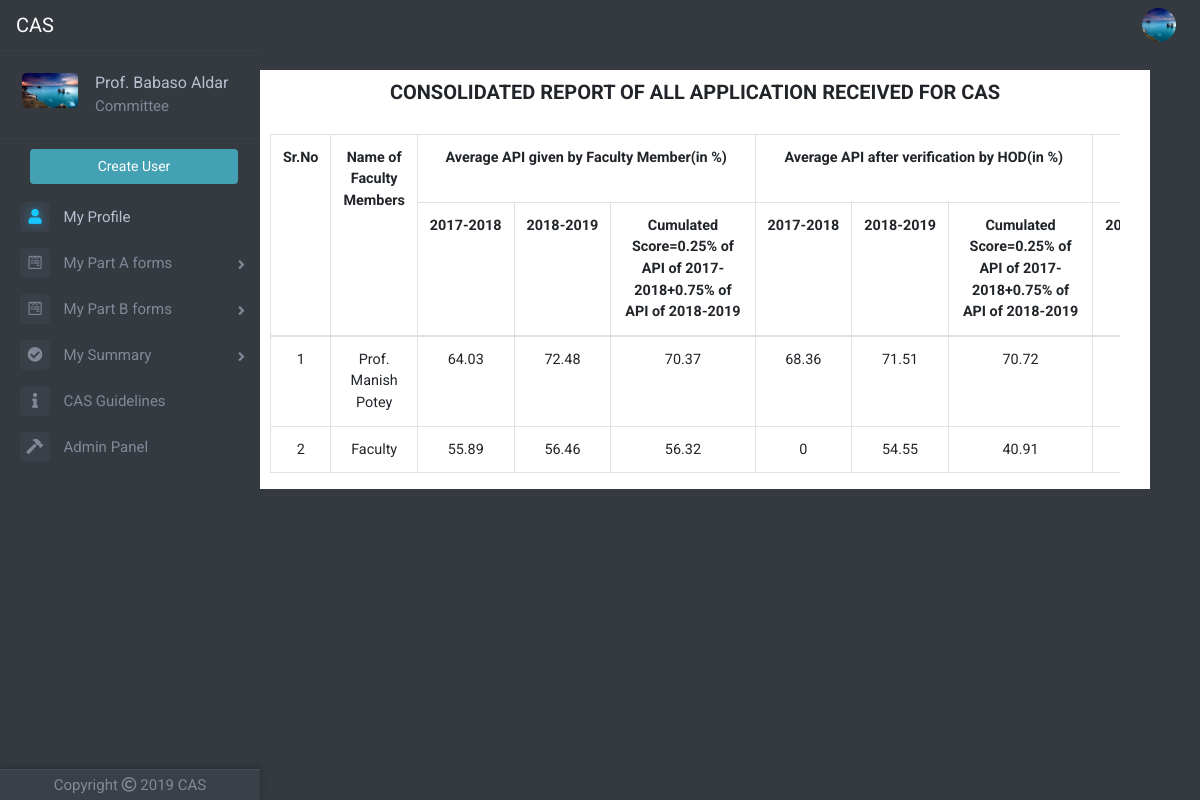
The app's page /finalsummary.php (signed in), older data.
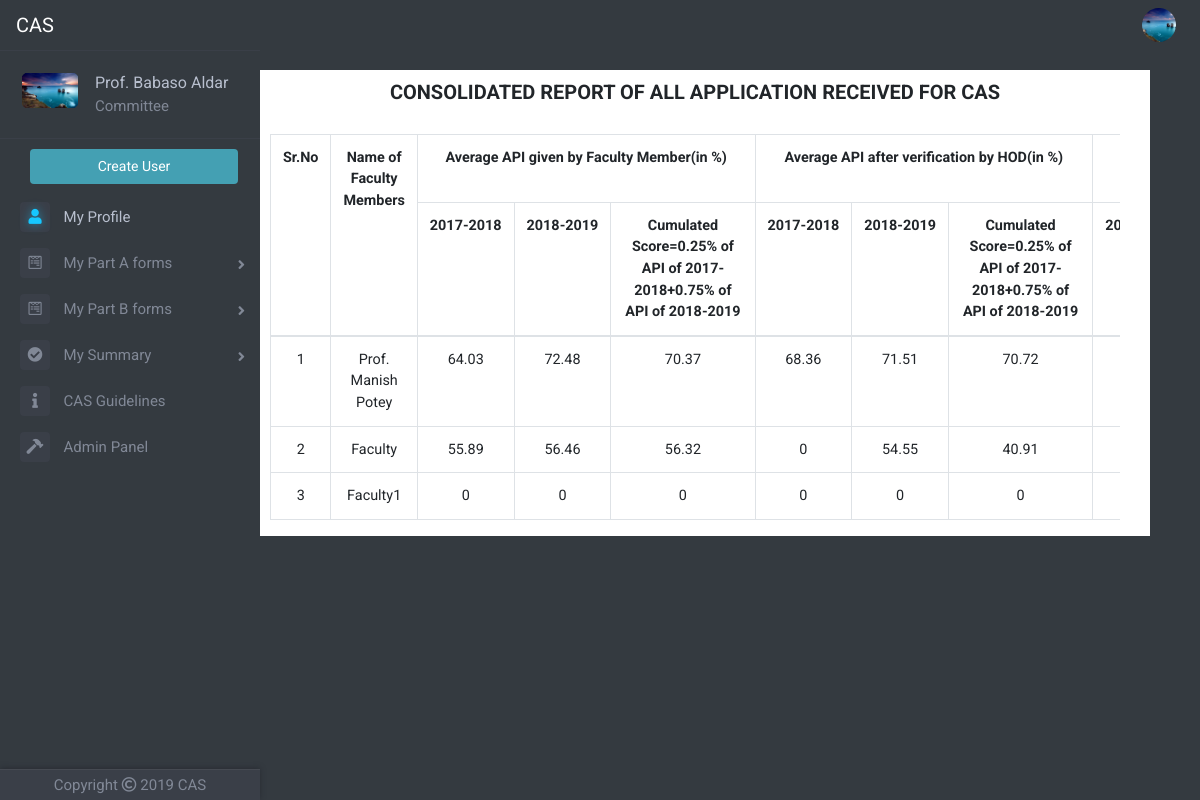
The same page, newer data.
### tables this page shows
CREATE TABLE `summary_table` (
  `id` int(11) NOT NULL,
  `year` int(11) NOT NULL,
  `facultyId` int(11) NOT NULL,
  `selfA` float NOT NULL,
  `selfB` float NOT NULL,
  `self_avgpi` float NOT NULL,
  `hodA` float NOT NULL,
  `hodB` float NOT NULL,
  `hod_avgpi` float NOT NULL,
  `committeeA` float NOT NULL,
  `committeeB` float NOT NULL,
  `committee_avgpi` float NOT NULL,
  `hodremarksA` varchar(200) NOT NULL,
  `hodremarksBcat1` varchar(200) NOT NULL,
  `hodremarksBcat2` varchar(200) NOT NULL,
  `hodremarksBcat3` varchar(200) NOT NULL,
  `hodremarksBcat4` varchar(200) NOT NULL,
  `hodremarksavgpi` varchar(200) NOT NULL,
  `hodremarkscum` varchar(200) NOT NULL,
  `committeeremarksA` varchar(200) NOT NULL,
  `committeeremarksBcat1` varchar(200) NOT NULL,
  `committeeremarksBcat2` varchar(200) NOT NULL,
  `committeeremarksBcat3` varchar(200) NOT NULL,
  `committeeremarksBcat4` varchar(200) NOT NULL,
  `committeeremarksavgpi` varchar(200) NOT NULL,
  `committeeremarkscum` varchar(200) NOT NULL,
  `final_recomm` varchar(200) NOT NULL
);

CREATE TABLE `faculty_table` (
  `id` int(11) NOT NULL,
  `faculty_name` varchar(100) NOT NULL,
  `email` varchar(50) NOT NULL,
  `password` varchar(256) NOT NULL,
  `date_of_joining` date NOT NULL,
  `department` varchar(50) NOT NULL,
  `profilePicLocation` varchar(100) NOT NULL DEFAULT 'defaults/default_userprofile_pic.png',
  `faculty` int(11) NOT NULL,
  `hod` int(11) NOT NULL,
  `committee` int(11) NOT NULL,
  `principal` int(11) NOT NULL,
  `admin` int(11) NOT NULL
);

### finalsummary.php (the view, shortened to what this page needs)
<?php
include 'dbh.php';
include 'top.php';
include 'left-nav.php';
?>
<div class="container">
    <div class="row justify-content-center">
    	<div class="col offset-md-2 parta" id="summary-container">
	    	<header>
	    		<h2 class="heading"><b>CONSOLIDATED REPORT OF ALL APPLICATION RECEIVED FOR CAS</b></h2><br>
	    	</header>
    	<div class="container">
			<div class="row clearfix">
				<div class="col-md-12 column">
					<div class="admin-table">
					<table class="table table-bordered table-hover" id="tab-summary">
						<tr>
							<th class="text-center" rowspan="2">Sr.No</th>
							<th class="text-center" rowspan="2">Name of Faculty Members</th>
							<th class="text-center" colspan="3">Average API given by Faculty Member(in %)</th>
							<th class="text-center" colspan="3">Average API after verification by HOD(in %)</th>
							<th class="text-center" colspan="3">Final Score by Screening Cum Evaluation/Selection Committee</th>
						</tr>
						<tr>
							<th><?php echo $previousyear-1; ?>-<?php echo $previousyear; ?></th>
							<th><?php echo $previousyear; ?>-<?php echo $currentyear; ?></th>
							<th>Cumulated Score=0.25% of API of <?php echo $previousyear-1; ?>-<?php echo $previousyear; ?>+0.75% of API of <?php echo $previousyear; ?>-<?php echo $currentyear; ?></th>
							<th><?php echo $previousyear-1; ?>-<?php echo $previousyear; ?></th>
							<th><?php echo $previousyear; ?>-<?php echo $currentyear; ?></th>
							<th>Cumulated Score=0.25% of API of <?php echo $previousyear-1; ?>-<?php echo $previousyear; ?>+0.75% of API of <?php echo $previousyear; ?>-<?php echo $currentyear; ?></th>
							<th><?php echo $previousyear-1; ?>-<?php echo $previousyear; ?></th>
						</tr>
						<tbody>
							<?php
							$sql="SELECT facultyId, selfA, selfB, self_avgpi, hodA, hodB, hod_avgpi, committeeA, committeeB, committee_avgpi, final_recomm FROM summary_table WHERE year='$currentyear'";
							$result=mysqli_query($conn, $sql);
							if(mysqli_num_rows($result)>0)
							{
								$counter=1;
								while($row=mysqli_fetch_assoc($result))
								{
									$facultyId=mysqli_real_escape_string($conn, $row['facultyId']);
									$sqln="SELECT faculty_name FROM faculty_table WHERE id='$facultyId'";
									$resultn=mysqli_query($conn, $sqln);
									$rown=mysqli_fetch_assoc($resultn);
									$faculty_name=$rown['faculty_name'];
									?>
									<tr>
										<td><?php echo $counter; ?></td>
										<td><?php echo $faculty_name; ?></td>
										<td><?php echo $row['selfA']; ?></td>
										<td><?php echo $row['selfB']; ?></td>
										<td><?php echo $row['self_avgpi']; ?></td>
										<td><?php echo $row['hodA']; ?></td>
										<td><?php echo $row['hodB']; ?></td>
										<td><?php echo $row['hod_avgpi']; ?></td>
										<td><?php echo $row['committeeA']; ?></td>
									</tr>
									<?php
									$counter+=1;
								}
							}
							else
							{
								?>
								<td colspan="12"><p class="text-center">No results</p></td>
								<?php
							}
							?>
						</tbody>
					</table>
					</div>
				</div>
			</div>
		</div>
	    </div>
	</div>
</div>

Row changes from the older to the newer data that the page shows:
added summary_table: faculty_table.faculty_name "Faculty1", selfA "0", selfB "0", self_avgpi "0", hodA "0", hodB "0", hod_avgpi "0"
